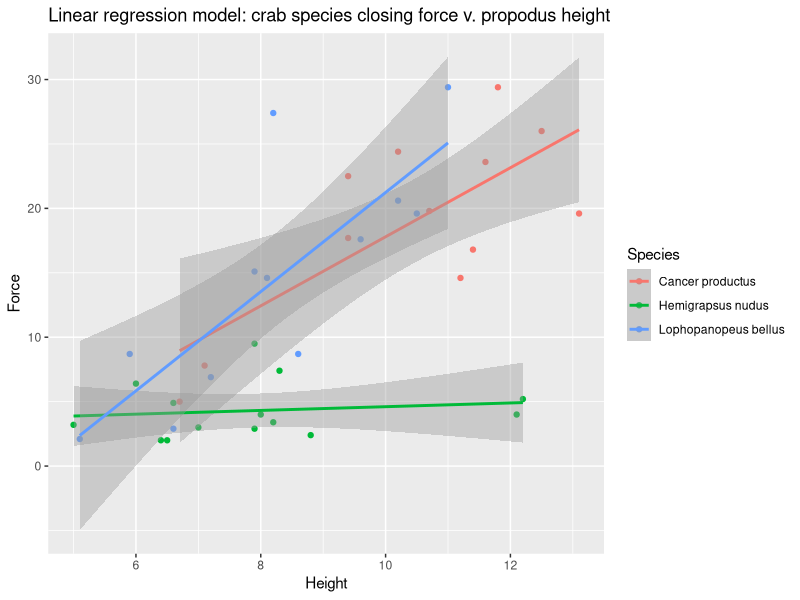
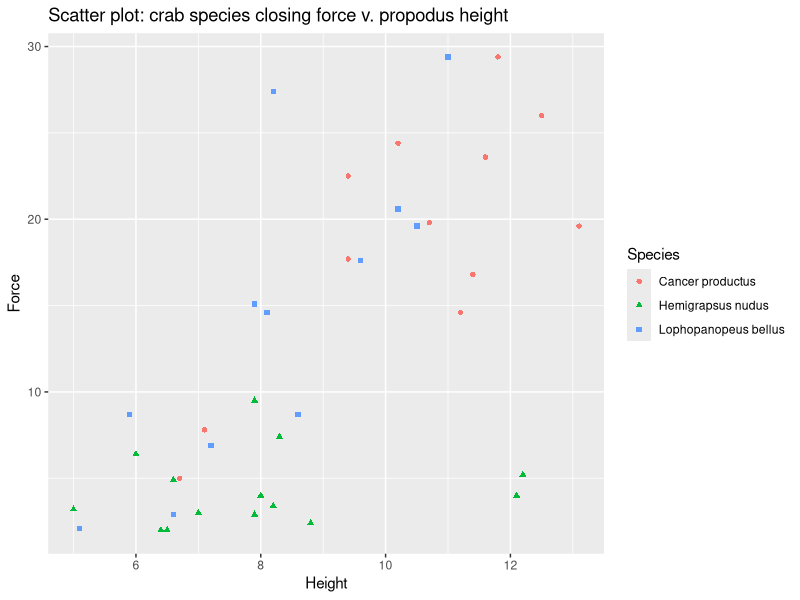
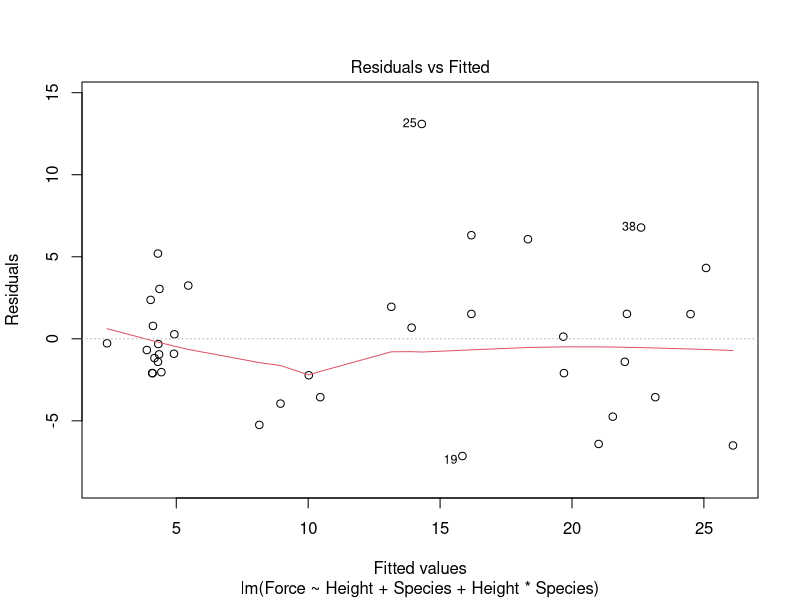
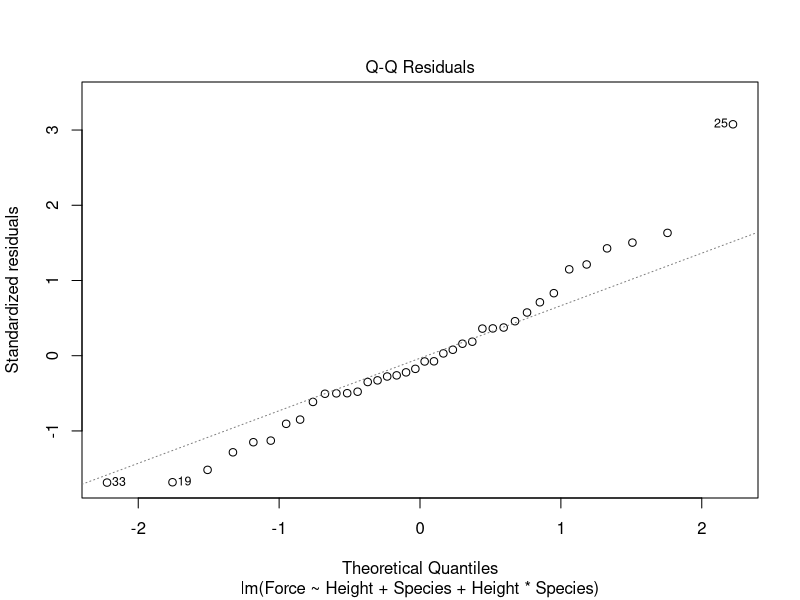
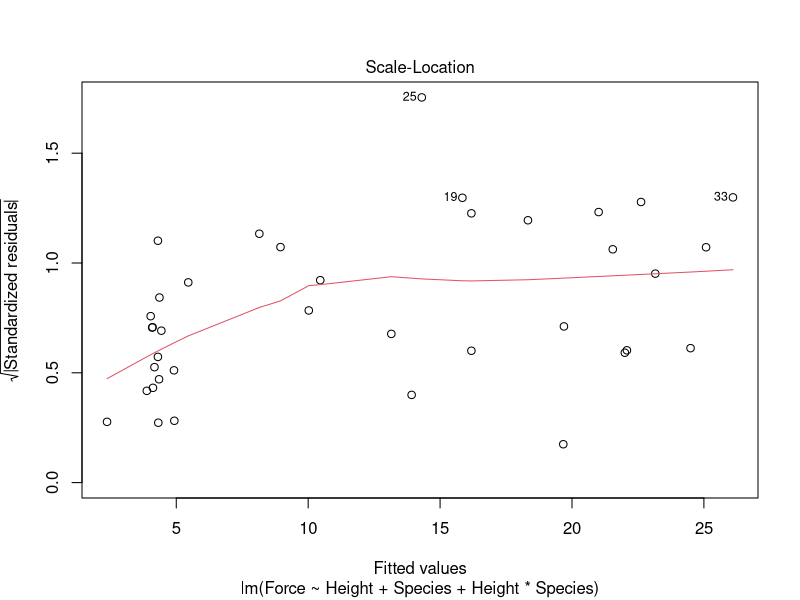
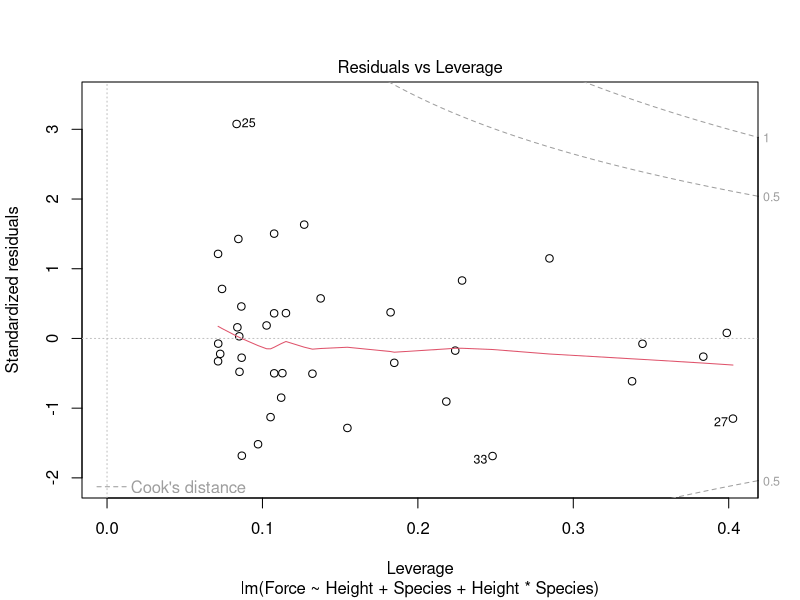
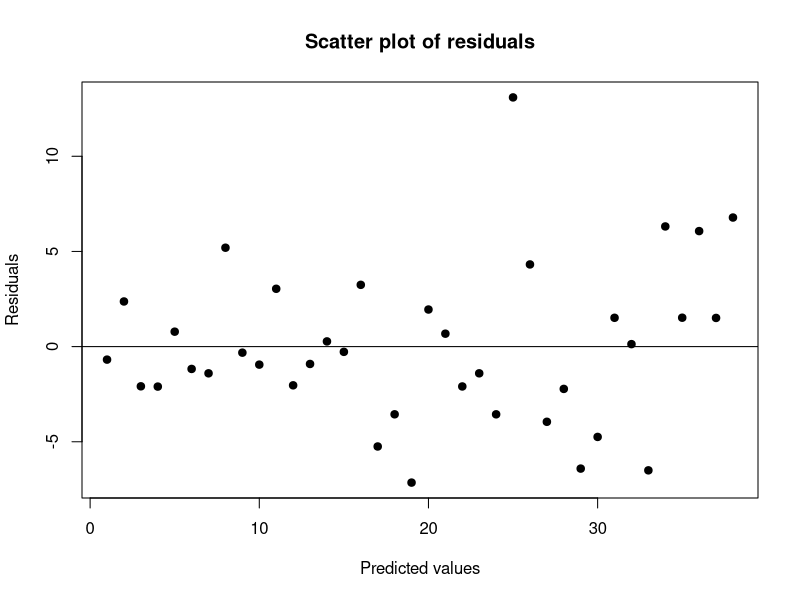
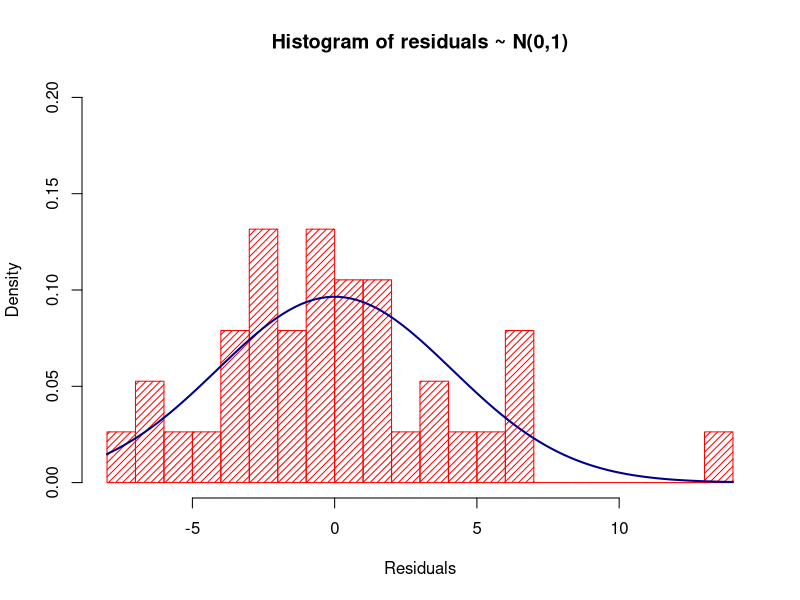

Recreate these plots in R, in order.
## ---- chunk 1
knitr::opts_chunk$set(echo = TRUE)
## ---- chunk 2
sessionInfo()
getwd()
setwd("../crabs")
## ---- chunk 3
dataset <- read.csv("Crab17.csv", header=TRUE)
dataset
## ---- chunk 4
library(tidyverse)

dataset %>% ggplot(aes(Height, Force, color=Species)) + geom_point() + geom_smooth(method="lm") + ggtitle("Linear regression model: crab species closing force v. propodus height")
dataset %>% ggplot(aes(Height,Force,  color=Species, shape=Species)) + geom_point() + ggtitle("Scatter plot: crab species closing force v. propodus height") 
## ---- chunk 5
# force = b0 + b1*height + b2*species + b3(height*species)
dataset$Species <- relevel(factor(dataset$Species), ref="Lophopanopeus bellus")
model <- lm(Force~Height+Species+Height*Species, data=dataset)
summary(model)
anova(model)
## ---- chunk 6
plot(model)
## ---- chunk 7
plot(model$residuals, main="Scatter plot of residuals", xlab="Predicted values", ylab="Residuals", pch=19)
abline(h=0, col="black")
## ---- chunk 8
resid <- model$residuals
x_bar <- mean(resid)
std_dev <- sqrt(var(resid))
hist(resid, density=20, breaks=20, prob=TRUE, col="red",
     xlab="Residuals", ylim=c(0,0.2),
     main="Histogram of residuals ~ N(0,1)")
curve(dnorm(x, mean=x_bar, sd=std_dev),
      col="darkblue", lwd=2, add=TRUE, yaxt="n")
## ---- chunk 9
# install.packages("car")
library(car)
qqPlot(model$residuals, xlab="Quantile", ylab="Residuals", main="Q-Q plot of residuals")
## ---- chunk 10
library(MASS)
# calculate the studentized residuals
sresids <- studres(model)
plot(model$fitted.values, sresids, ylab="Studentized residuals", xlab="Predicted values", main="Studentized residuals plot")
abline(h=0)
